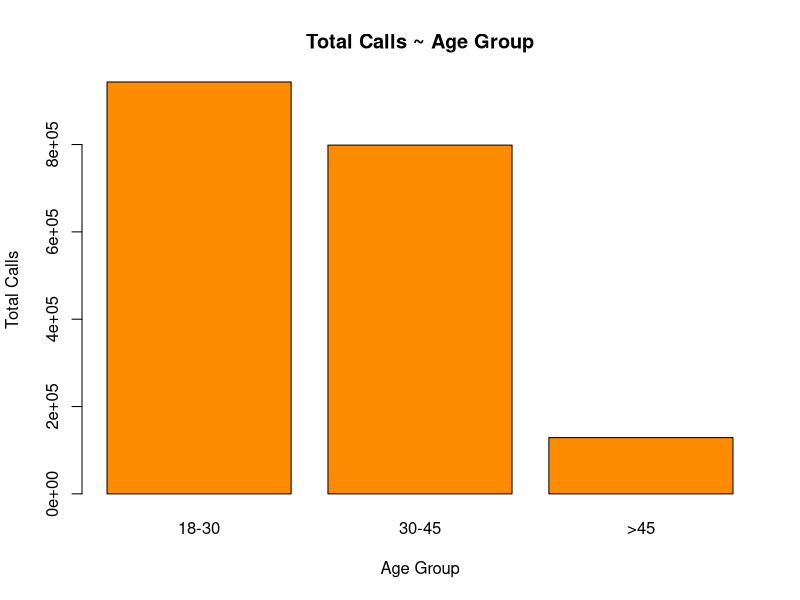
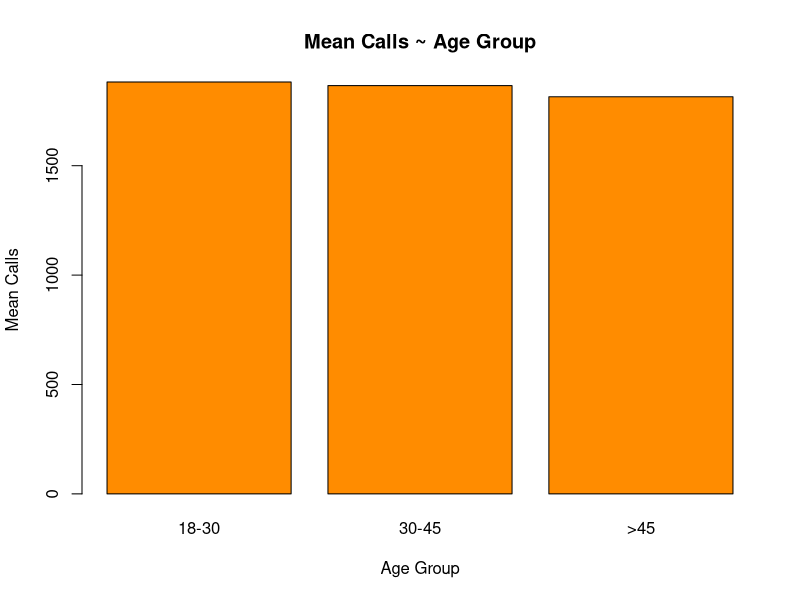
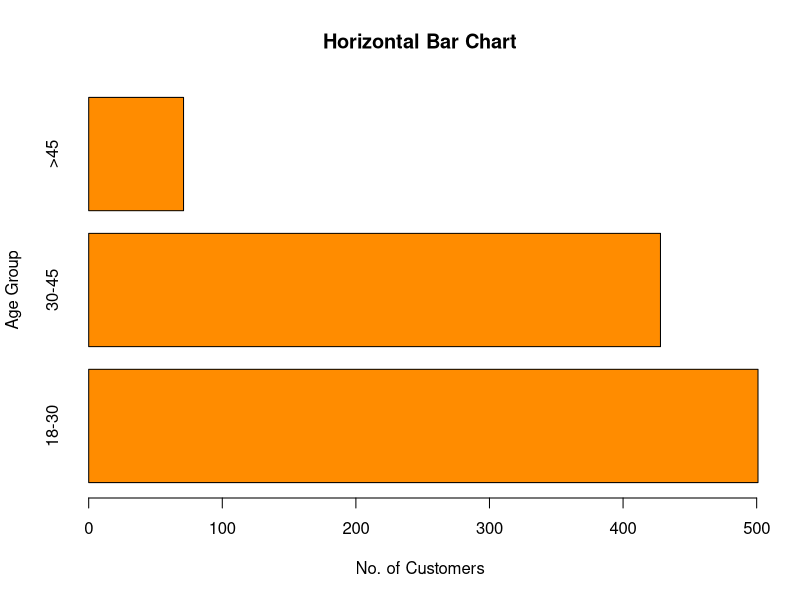
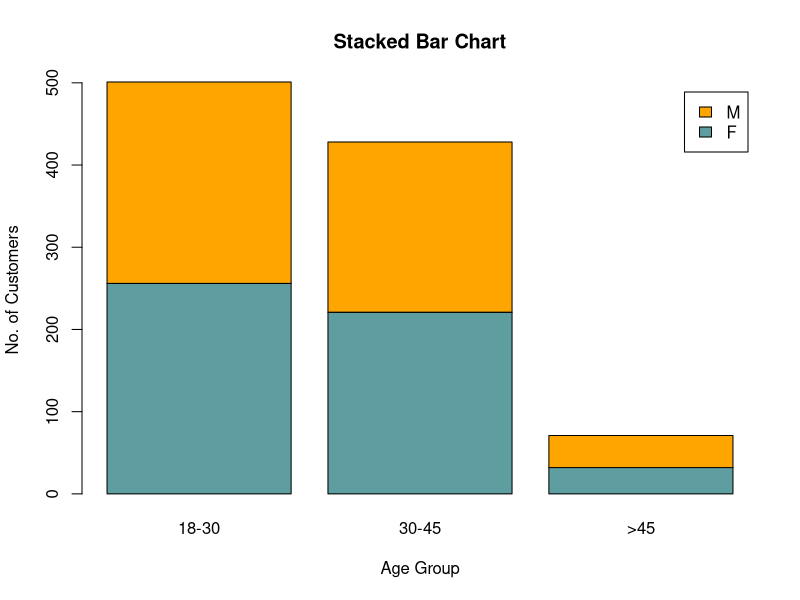
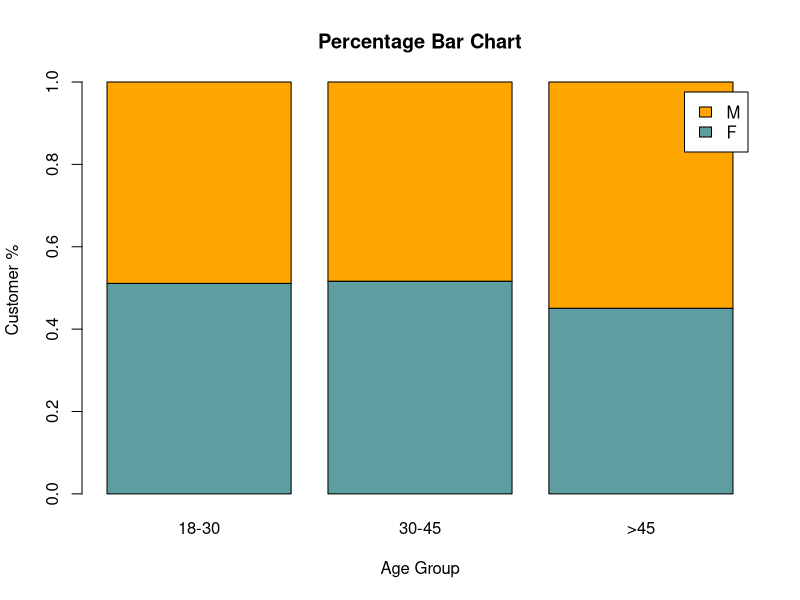
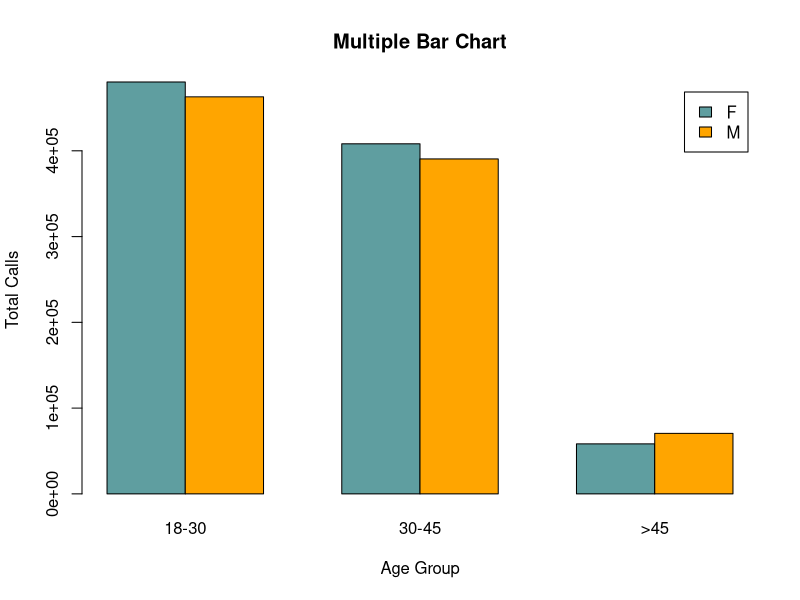
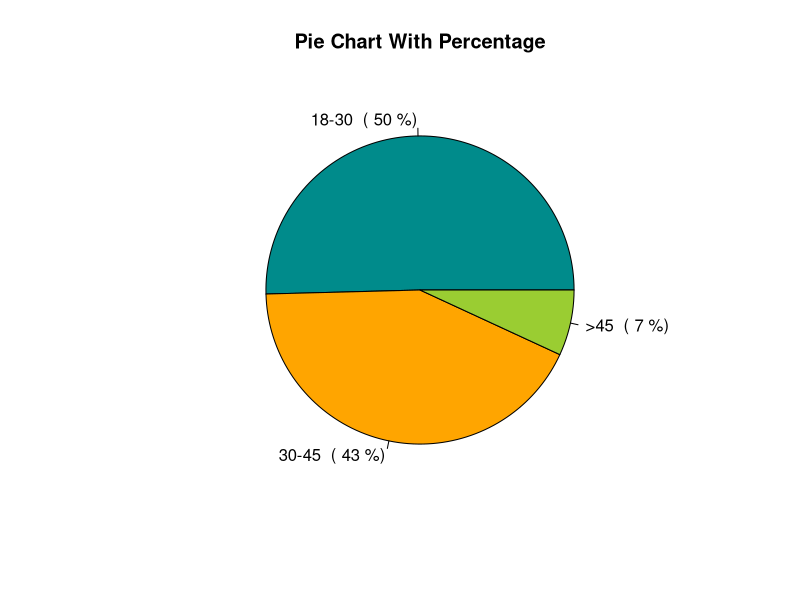

Reproduce these figures in R, in order.

telecom <- read.csv("../../../data/data_visualisation/telecom.csv", header = TRUE)
telecom$Age_Group <- factor(telecom$Age_Group, levels = c("18-30", "30-45", ">45"))
head(telecom)


telecom1 <- aggregate(Calls ~ Age_Group, data = telecom, FUN = sum)
telecom1

barplot(
  telecom1$Calls, 
  main = "Total Calls ~ Age Group", 
  names.arg = telecom1$Age_Group, 
  xlab = "Age Group", 
  ylab = "Total Calls", 
  col = "darkorange"
)

telecom2 <- aggregate(Calls ~ Age_Group, data = telecom, FUN = mean)
telecom2

barplot(
  telecom2$Calls, 
  main = "Mean Calls ~ Age Group", 
  names.arg = telecom2$Age_Group, 
  xlab = "Age Group", 
  ylab = "Mean Calls", 
  col = "darkorange"
)

table1 <- table(telecom$Age_Group)
table1

barplot(
  table1, 
  main = "Horizontal Bar Chart", 
  xlab = "No. of Customers", 
  ylab = "Age Group", 
  col = "darkorange",
  horiz = TRUE
)

table2 <- table(telecom$Gender, telecom$Age_Group)
table2

barplot(
  table2, 
  main = "Stacked Bar Chart", 
  xlab = "Age Group", 
  ylab = "No. of Customers", 
  col = c("cadetblue", "orange"),
  legend = rownames(table2)
)

table3 <- prop.table(table2, 2)
table3

barplot(
  table3, 
  main = "Percentage Bar Chart", 
  xlab = "Age Group", 
  ylab = "Customer %", 
  col = c("cadetblue", "orange"),
  legend = rownames(table3)
)

telecom4 <- aggregate(Calls ~ Gender + Age_Group, data = telecom, FUN = sum)
telecom4

telecom5 <- xtabs(Calls ~ Gender + Age_Group, telecom4)
telecom5

barplot(
  telecom5, 
  main = "Multiple Bar Chart", 
  xlab = "Age Group", 
  ylab = "Total Calls", 
  col = c("cadetblue", "orange"),
  legend = rownames(table3),
  beside = TRUE
)

telecom6 <- aggregate(Calls ~ Age_Group, data = telecom, FUN = sum)
telecom6$pct <- round((telecom6$Calls / sum(telecom6$Calls)) * 100)
telecom6

pie(
  telecom6$Calls, 
  main = "Pie Chart With Percentage",
  labels = paste(telecom6$Age_Group, " (", telecom6$pct, "%)"),
  col = c("darkcyan", "orange", "yellowgreen")
)



